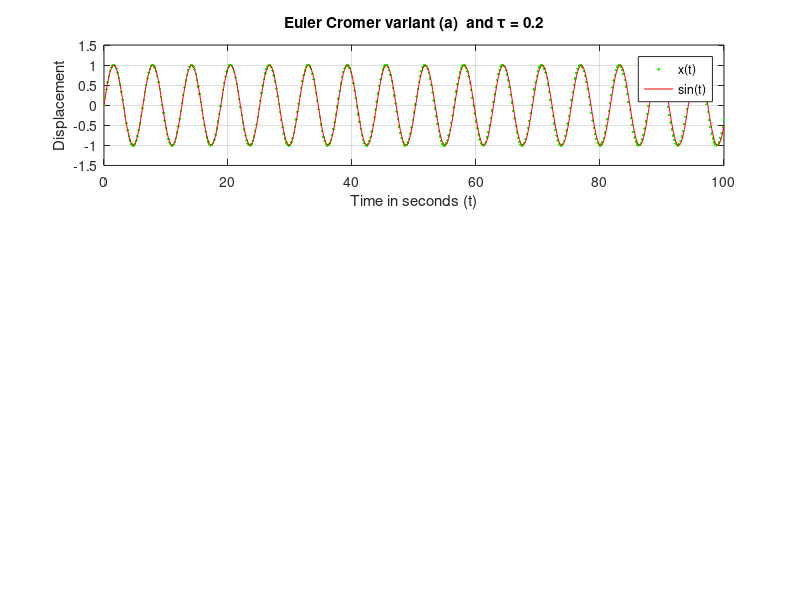

MATLAB code for this plot: (Note: this script raises an error after producing the figure.)
%% This is Euler Cromer algorithm. Molecular Dynamics 9(a) page 96
%% Both variants are implemented, variant = 1 or 2 selects the desired variant.
%% Added for github
clear all;
close all;
format long
tau=[0.2 0.02 0.002];
N=100; % The number of seconds
xlim_low=00; xlim_high=xlim_low+100;

% The variable variant has to be either 1 or 2 to select the preferred variant.
% It is 1 when we use (a) implementation Molecular Dynamics 9(a)
% It is 2 when we use (b) implementation Molecular Dynamics 9(a)

variant = 1;  % or 2

str_var='ab';

x_init=0; v_init=1;
x(1)=x_init; % at time 0
v(1)=v_init; % at time 0
t(1)=0;
m=1; e =0.5;
k=1;p(1)=1; pe(1)=(x(1)*x(1))/2;ke(1)=0.5*1*v(1)*v(1);te(1)=pe(1)+ke(1);
for i = 1:length(tau)
    for j= 1:N/tau(i) %1:1000/tau(i) % j is the number of steps and nothing else.
        t(j+1)=j*tau(i); % present discrete time This does not hold for j=0
        % finding x and the new time
        % x(j) is the distance at the jth instance which is at time j*tau
        vdash(j)=k*x(j);
        
        switch variant
            case 1  %% This is variant a
                p(j+1)=p(j)-tau(i)*vdash(j);
                x(j+1)=x(j)+ tau(i)*p(j+1);
            case 2  %% This is variant b
                x(j+1)=x(j)+ tau(i)*p(j);
                p(j+1)=p(j)-tau(i)*k*x(j+1); % because vdash=kx
            otherwise % Means variant variable not set properly.
                disp('The variant value is neither 1 or 2 ');
                quit
        end
        
        v(j+1)=p(j+1);
        pe(j+1)=(x(j+1)*x(j+1))/2;
        ke(j+1)=0.5*1*v(j+1)*v(j+1);
        te(j+1)=pe(j+1)+ke(j+1);
    end
    
    exact_disp(1:length(t))=sin(t);
    exact_energy(1:length(t))=0.5;
    
    figure(1);
    subplot(length(tau),1,i);
    plot(t,x,'g.',t,exact_disp,'r');
    legend('x(t)','sin(t)')
    lim_ax=axis;
    axis([xlim_low xlim_high lim_ax(3) lim_ax(4)]);
    xlabel ('Time in seconds (t)');
    ylabel('Displacement');
    tit_str=['Euler Cromer variant (' num2str(str_var(variant))   ')  and \tau = ' num2str(tau(i)) ];
    title(tit_str)
    grid on;
    remove_extra_space(gca);
    max(x-exact_disp)
    min(x-exact_disp)
    
    
    figure(2);
    subplot(length(tau),1,i)
    plot(t,x-exact_disp,'k');
    legend('x(t)-sin(t)')
    lim_ax=axis;
    axis([xlim_low xlim_high lim_ax(3) lim_ax(4)]);
    xlabel ('Time in seconds (t)');
    ylabel('Error in displacement');
    tit_str=['Euler Cromer variant (' num2str(str_var(variant))   ')  and \tau = ' num2str(tau(i)) ];
    title(tit_str)
    grid on;
    remove_extra_space(gca);
    
    figure(3)
    subplot(length(tau),1,i);
    plot(t,te,'b',t,exact_energy,'k')
    legend('Actual Energy','Exact Energy')
    lim_ax=axis;
    axis([xlim_low xlim_high lim_ax(3) lim_ax(4)]);
    xlabel ('Time in seconds (t)');
    ylabel('Energy' );
    title(tit_str)
    grid on;
    remove_extra_space(gca);
    
    figure(4)
    subplot(length(tau),1,i);
    plot(t,te,'g.',t,exact_energy,'r',t,pe,'b')
    legend('Total Energy','True Total Energy','Potential Energy')
    lim_ax=axis;
    axis([xlim_low xlim_high lim_ax(3) lim_ax(4)]);
    xlabel ('Time in seconds (t)');
    ylabel('Energy' );
    title(tit_str)
    grid on;
    remove_extra_space(gca);
    
    figure(5)
    subplot(length(tau),1,i);
    plot(t,te-exact_energy,'k')
    legend('Total Energy - True Total Energy');
    lim_ax=axis;
    axis([xlim_low xlim_high lim_ax(3) lim_ax(4)]);
    xlabel ('Time in seconds (t)');
    ylabel('Error in Total Energy' );
    title(tit_str)
    grid on;
    remove_extra_space(gca);
    
    figure(6)
    subplot(length(tau),1,i);
    plot(t,v,'k')
    legend('velocity')
    lim_ax=axis;
    axis([xlim_low xlim_high lim_ax(3) lim_ax(4)]);
    xlabel ('Time in seconds (t)');
    ylabel('Velocity');
    title(tit_str)
    grid on;
    remove_extra_space(gca);
    
    if(tau(i) == 0.02)
        figure(7)
        plot(t,x,'r+',t,sin(t),'b',t,v,'gx',t,te,'m');
        legend('x(t)','sin(t)', 'v(t)','E(t)');
        lim_ax=axis;
        axis([xlim_low xlim_high lim_ax(3) lim_ax(4)]);
        xlabel('Time in seconds (t)');
        ylabel('x(t),v(t)');
        title(tit_str)
        grid on;
	remove_extra_space(gca);
        %%%%%%%%%%%%%
        figure(8)
        plot(t,exact_energy,'k',t,te,'m');
        legend('Exact','E(t)');
        lim_ax=axis;
        axis([xlim_low xlim_high lim_ax(3) lim_ax(4)]);
        xlabel('Time in seconds (t)');
        ylabel('Energy');
        title(tit_str)
        grid on;
	remove_extra_space(gca);
        figure(9)
        plot(x,v,'r.');
        lim_ax=axis;
 %       axis([xlim_low xlim_high lim_ax(3) lim_ax(4)]);
        xlabel('Displacement X(t)');
	supl_str=['    Time 00s  to  ',num2str(xlim_high),'s'];
        ylabel('Momentum');
        title([tit_str supl_str])
        grid on;
	remove_extra_space(gca);
	
    end
    
    %pause
    
end

fig_max=9;
file_str=['Euler_Cromer_Variant_',str_var(variant),];
supl_str=['_limit_',num2str(xlim_low),'_',num2str(xlim_high),'s'];
for i=1:fig_max
    file_name=[file_str,supl_str,'_figure',num2str(i),'.jpg']
    figure(i);
%    pause
     saveas(gcf,file_name,'jpg')
end

